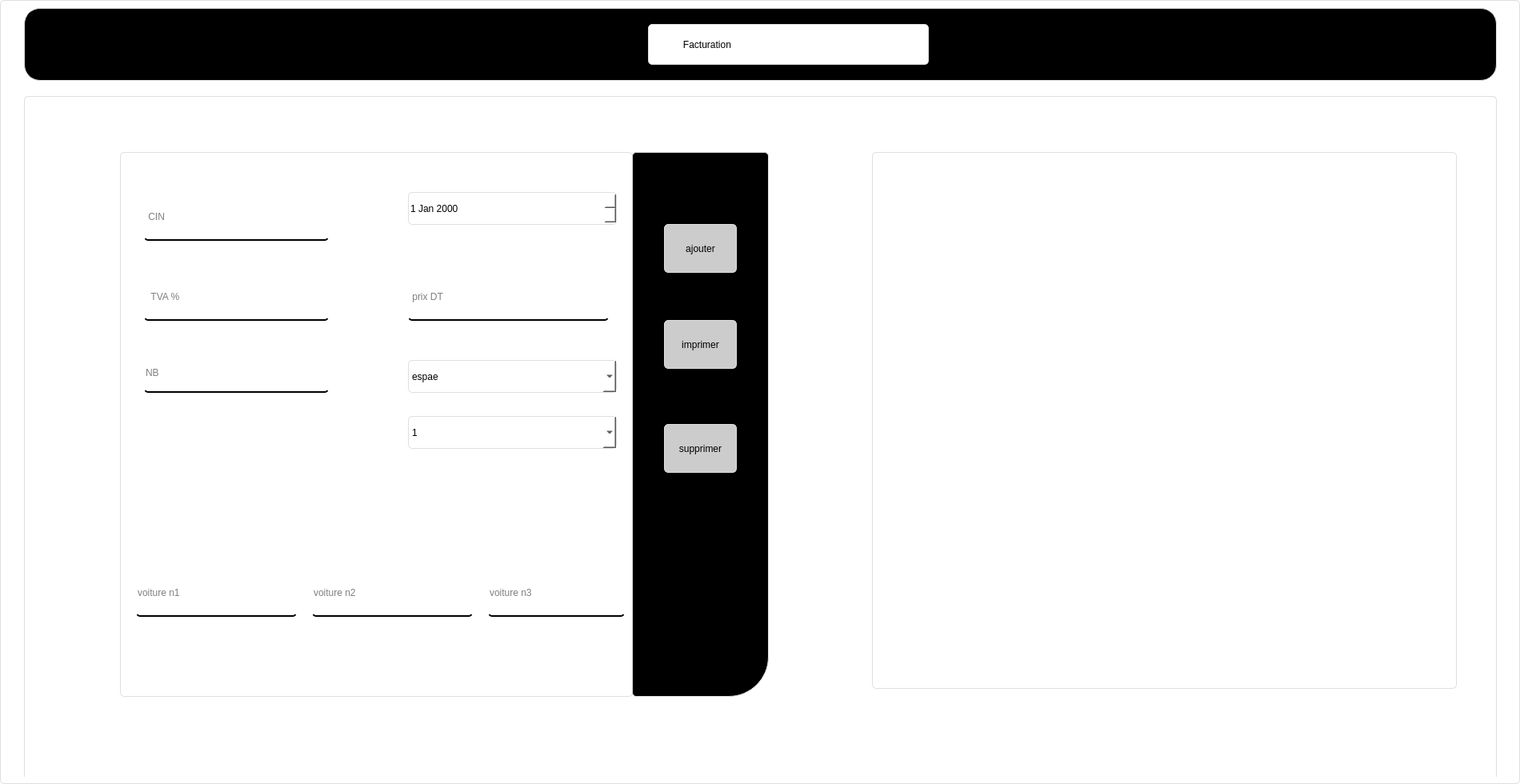
<?xml version="1.0" encoding="UTF-8"?>
<ui version="4.0">
 <class>facture</class>
 <widget class="QDialog" name="facture">
  <property name="geometry">
   <rect>
    <x>0</x>
    <y>0</y>
    <width>1900</width>
    <height>980</height>
   </rect>
  </property>
  <property name="windowTitle">
   <string>Dialog</string>
  </property>
  <property name="styleSheet">
   <string notr="true">QWidget {	
	border:1px solid #dfdfdf;
	border-radius: 5px;
	background-color: #ffffff;
}

QPushButton{
	
	border-raduis:5px
}
#side_menu{
	border-radius: 20px;
	background-color: rgb(0,0,0);
}
#top_widget{

	background-color: rgb(0,0,0);
}
#form{
	
	
	background-color: rgb(255, 255, 255);
border-top-left-radius: 50px;
}

#widget QLineEdit{
font: 11pt &quot;MS Shell Dlg 2&quot;;
background-color:rgba(0,0,0,0);
border:none;
border-bottom:2px solid rgb(0,0,0);
padding-bottom:7px

}
#widget{
	
	/* background-color: QLinearGradient( x1: 0, y1: 0, x2: 0, y2: 1, stop: 0 #ffa02f, stop: 1 #d7801a);*/
	/*background-color: QLinearGradient( x1: 0, y1: 0, x2: 0, y2: 1, stop: 0 #4d4d4d, stop: 0.1 #646464, stop: 1 #5d5d5d);*/
    background-color:QLinearGradient( x1: 0, y1: 0, x2: 0, y2: 1, stop: 0 #4aafdb, stop: 1 #090763);
}
#options_2{
background-color:  rgb(0,0,0);
border-bottom-right-radius: 50px;

}
#widget #recherche_2{
	
	background-color: rgb(204, 204, 204);
	border:1px solid rgb(0,0,0);
}

#ajouter{
 color: rgb(0,0,0);
    background-color: rgb(185, 185, 185);
    border-width: 1px;
    border-color: #1e1e1e;
    border-style: solid;
    border-radius: 30px;
    padding: 3px;
    font-size: 12px;
    padding-left: 5px;
    padding-right: 5px;
}


#modifier{
 color: rgb(0,0,0);
    background-color: rgb(185, 185, 185);
    border-width: 1px;
    border-color: #1e1e1e;
    border-style: solid;
    border-radius: 30px;
    padding: 3px;
    font-size: 12px;
    padding-left: 5px;
    padding-right: 5px;
}

#supprimer{
  color: rgb(0,0,0);
    background-color: rgb(185, 185, 185);
    border-width: 1px;
    border-color: #1e1e1e;
    border-style: solid;
    border-radius: 30px;
    padding: 3px;
    font-size: 12px;
    padding-left: 5px;
    padding-right: 5px;
}

#ajouter:pressed
{
    background-color: QLinearGradient( x1: 0, y1: 0, x2: 0, y2: 1, stop: 0 #2d2d2d, stop: 0.1 #2b2b2b, stop: 0.5 #292929, stop: 0.9 #282828, stop: 1 #252525);
}

#modifier:pressed
{
    background-color: QLinearGradient( x1: 0, y1: 0, x2: 0, y2: 1, stop: 0 #2d2d2d, stop: 0.1 #2b2b2b, stop: 0.5 #292929, stop: 0.9 #282828, stop: 1 #252525);
}

#supprimer:pressed
{
    background-color: QLinearGradient( x1: 0, y1: 0, x2: 0, y2: 1, stop: 0 #2d2d2d, stop: 0.1 #2b2b2b, stop: 0.5 #292929, stop: 0.9 #282828, stop: 1 #252525);
}

#top_widget #label
{
	
	font: 75 14pt &quot;Segoe Print&quot;;
}

#pdf{
	
	background-color: #071e26;
border:0px ;
}
#stat{
	
	background-color: #071e26;
border:0px ;
}
#widget_2 QLineEdit {
		background-color: rgb(204, 204, 204);
	border:1px solid rgb(0,0,0);

}
#widget_2{
	
	border-radius: 20px;
	background-color:  rgb(0,0,0);

}
QPushButton{
	background-color: rgb(204, 204, 204);
}</string>
  </property>
  <widget class="QWidget" name="widget" native="true">
   <property name="geometry">
    <rect>
     <x>30</x>
     <y>120</y>
     <width>1841</width>
     <height>851</height>
    </rect>
   </property>
   <widget class="QTableView" name="tableView_2">
    <property name="geometry">
     <rect>
      <x>1060</x>
      <y>70</y>
      <width>731</width>
      <height>671</height>
     </rect>
    </property>
    <property name="styleSheet">
     <string notr="true">border-raduis:5px;</string>
    </property>
   </widget>
   <widget class="QLabel" name="form_2">
    <property name="geometry">
     <rect>
      <x>120</x>
      <y>70</y>
      <width>641</width>
      <height>681</height>
     </rect>
    </property>
    <property name="styleSheet">
     <string notr="true"/>
    </property>
    <property name="text">
     <string/>
    </property>
   </widget>
   <widget class="QLabel" name="options_2">
    <property name="geometry">
     <rect>
      <x>760</x>
      <y>70</y>
      <width>171</width>
      <height>681</height>
     </rect>
    </property>
    <property name="styleSheet">
     <string notr="true">background-color:rgb(0,0,0);</string>
    </property>
    <property name="text">
     <string/>
    </property>
   </widget>
   <widget class="QPushButton" name="supprimer_2">
    <property name="geometry">
     <rect>
      <x>800</x>
      <y>410</y>
      <width>91</width>
      <height>61</height>
     </rect>
    </property>
    <property name="text">
     <string>supprimer</string>
    </property>
   </widget>
   <widget class="QLineEdit" name="lineEdit_12">
    <property name="geometry">
     <rect>
      <x>150</x>
      <y>130</y>
      <width>231</width>
      <height>51</height>
     </rect>
    </property>
    <property name="text">
     <string/>
    </property>
    <property name="placeholderText">
     <string> CIN</string>
    </property>
   </widget>
   <widget class="QPushButton" name="ajouter_2">
    <property name="geometry">
     <rect>
      <x>800</x>
      <y>160</y>
      <width>91</width>
      <height>61</height>
     </rect>
    </property>
    <property name="text">
     <string>ajouter</string>
    </property>
   </widget>
   <widget class="QLineEdit" name="lineEdit_13">
    <property name="geometry">
     <rect>
      <x>150</x>
      <y>230</y>
      <width>231</width>
      <height>51</height>
     </rect>
    </property>
    <property name="text">
     <string/>
    </property>
    <property name="placeholderText">
     <string>  TVA %</string>
    </property>
   </widget>
   <widget class="QLineEdit" name="lineEdit_16">
    <property name="geometry">
     <rect>
      <x>480</x>
      <y>230</y>
      <width>251</width>
      <height>51</height>
     </rect>
    </property>
    <property name="text">
     <string/>
    </property>
    <property name="placeholderText">
     <string> prix DT</string>
    </property>
   </widget>
   <widget class="QLineEdit" name="lineEdit_18">
    <property name="geometry">
     <rect>
      <x>150</x>
      <y>330</y>
      <width>231</width>
      <height>41</height>
     </rect>
    </property>
    <property name="text">
     <string/>
    </property>
    <property name="placeholderText">
     <string>NB</string>
    </property>
   </widget>
   <widget class="QComboBox" name="comboBox_4">
    <property name="geometry">
     <rect>
      <x>480</x>
      <y>330</y>
      <width>261</width>
      <height>41</height>
     </rect>
    </property>
    <item>
     <property name="text">
      <string>espae</string>
     </property>
    </item>
    <item>
     <property name="text">
      <string>Cheque</string>
     </property>
    </item>
    <item>
     <property name="text">
      <string>Versement</string>
     </property>
    </item>
    <item>
     <property name="text">
      <string>Virement</string>
     </property>
    </item>
   </widget>
   <widget class="QPushButton" name="ajouter_3">
    <property name="geometry">
     <rect>
      <x>800</x>
      <y>280</y>
      <width>91</width>
      <height>61</height>
     </rect>
    </property>
    <property name="text">
     <string>imprimer</string>
    </property>
   </widget>
   <widget class="QComboBox" name="comboBox_5">
    <property name="geometry">
     <rect>
      <x>480</x>
      <y>400</y>
      <width>261</width>
      <height>41</height>
     </rect>
    </property>
    <property name="currentText">
     <string>1</string>
    </property>
    <item>
     <property name="text">
      <string>1</string>
     </property>
    </item>
    <item>
     <property name="text">
      <string>2</string>
     </property>
    </item>
    <item>
     <property name="text">
      <string>3</string>
     </property>
    </item>
    <item>
     <property name="text">
      <string/>
     </property>
    </item>
   </widget>
   <widget class="QLineEdit" name="lineEdit_19">
    <property name="geometry">
     <rect>
      <x>140</x>
      <y>600</y>
      <width>201</width>
      <height>51</height>
     </rect>
    </property>
    <property name="text">
     <string/>
    </property>
    <property name="placeholderText">
     <string>voiture n1 </string>
    </property>
   </widget>
   <widget class="QLineEdit" name="lineEdit_20">
    <property name="geometry">
     <rect>
      <x>360</x>
      <y>600</y>
      <width>201</width>
      <height>51</height>
     </rect>
    </property>
    <property name="text">
     <string/>
    </property>
    <property name="placeholderText">
     <string>voiture n2</string>
    </property>
   </widget>
   <widget class="QLineEdit" name="lineEdit_21">
    <property name="geometry">
     <rect>
      <x>580</x>
      <y>600</y>
      <width>171</width>
      <height>51</height>
     </rect>
    </property>
    <property name="text">
     <string/>
    </property>
    <property name="placeholderText">
     <string>voiture n3</string>
    </property>
   </widget>
   <widget class="QDateEdit" name="lineEdit_17">
    <property name="geometry">
     <rect>
      <x>480</x>
      <y>120</y>
      <width>261</width>
      <height>41</height>
     </rect>
    </property>
   </widget>
   <widget class="QLabel" name="label_2">
    <property name="geometry">
     <rect>
      <x>0</x>
      <y>0</y>
      <width>1841</width>
      <height>861</height>
     </rect>
    </property>
    <property name="text">
     <string/>
    </property>
    <property name="pixmap">
     <pixmap resource="style.qrc">:/new/prefix1/icons/Untitled-22.png</pixmap>
    </property>
   </widget>
   <zorder>label_2</zorder>
   <zorder>tableView_2</zorder>
   <zorder>form_2</zorder>
   <zorder>options_2</zorder>
   <zorder>supprimer_2</zorder>
   <zorder>lineEdit_12</zorder>
   <zorder>ajouter_2</zorder>
   <zorder>lineEdit_13</zorder>
   <zorder>lineEdit_16</zorder>
   <zorder>lineEdit_18</zorder>
   <zorder>comboBox_4</zorder>
   <zorder>ajouter_3</zorder>
   <zorder>comboBox_5</zorder>
   <zorder>lineEdit_19</zorder>
   <zorder>lineEdit_20</zorder>
   <zorder>lineEdit_21</zorder>
   <zorder>lineEdit_17</zorder>
  </widget>
  <widget class="QWidget" name="top_widget" native="true">
   <property name="geometry">
    <rect>
     <x>30</x>
     <y>10</y>
     <width>1841</width>
     <height>91</height>
    </rect>
   </property>
   <property name="styleSheet">
    <string notr="true">#top_widget
{
border-radius:20px;
}

QPushButton 
{
border-radius: 10px
}


</string>
   </property>
   <widget class="QLabel" name="label">
    <property name="geometry">
     <rect>
      <x>780</x>
      <y>20</y>
      <width>351</width>
      <height>51</height>
     </rect>
    </property>
    <property name="text">
     <string>            Facturation</string>
    </property>
   </widget>
  </widget>
 </widget>
 <resources>
  <include location="style.qrc"/>
 </resources>
 <connections/>
</ui>
